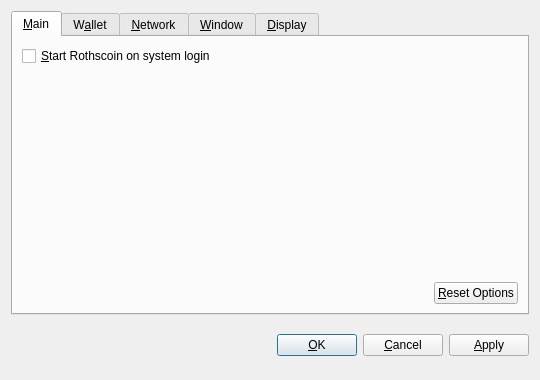
<?xml version="1.0" encoding="UTF-8"?>
<ui version="4.0">
 <class>OptionsDialog</class>
 <widget class="QDialog" name="OptionsDialog">
  <property name="geometry">
   <rect>
    <x>0</x>
    <y>0</y>
    <width>540</width>
    <height>380</height>
   </rect>
  </property>
  <property name="windowTitle">
   <string>Options</string>
  </property>
  <property name="modal">
   <bool>true</bool>
  </property>
  <layout class="QVBoxLayout" name="verticalLayout">
   <item>
    <widget class="QTabWidget" name="tabWidget">
     <property name="tabPosition">
      <enum>QTabWidget::North</enum>
     </property>
     <property name="currentIndex">
      <number>0</number>
     </property>
     <widget class="QWidget" name="tabMain">
      <attribute name="title">
       <string>&amp;Main</string>
      </attribute>
      <layout class="QVBoxLayout" name="verticalLayout_Main">
       <item>
        <widget class="QCheckBox" name="bitcoinAtStartup">
         <property name="toolTip">
          <string>Automatically start Rothscoin after logging in to the system.</string>
         </property>
         <property name="text">
          <string>&amp;Start Rothscoin on system login</string>
         </property>
        </widget>
       </item>
       <item>
        <spacer name="verticalSpacer_Main">
         <property name="orientation">
          <enum>Qt::Vertical</enum>
         </property>
         <property name="sizeHint" stdset="0">
          <size>
           <width>20</width>
           <height>40</height>
          </size>
         </property>
        </spacer>
       </item>
       <item>
        <layout class="QHBoxLayout" name="horizontalLayout_2_Main">
         <item>
          <spacer name="horizontalSpacer_2_Main">
           <property name="orientation">
            <enum>Qt::Horizontal</enum>
           </property>
           <property name="sizeHint" stdset="0">
            <size>
             <width>40</width>
             <height>20</height>
            </size>
           </property>
          </spacer>
         </item>
         <item>
          <widget class="QPushButton" name="resetButton">
           <property name="toolTip">
            <string>Reset all client options to default.</string>
           </property>
           <property name="text">
            <string>&amp;Reset Options</string>
           </property>
           <property name="autoDefault">
            <bool>false</bool>
           </property>
          </widget>
         </item>
        </layout>
       </item>
      </layout>
     </widget>
     <widget class="QWidget" name="tabWallet">
      <attribute name="title">
       <string>W&amp;allet</string>
      </attribute>
      <layout class="QVBoxLayout" name="verticalLayout_Network">
       <item>
        <widget class="QLabel" name="transactionFeeInfoLabel">
         <property name="text">
          <string>Optional transaction fee per kB that helps make sure your transactions are processed quickly. Most transactions are 1 kB.</string>
         </property>
         <property name="textFormat">
          <enum>Qt::PlainText</enum>
         </property>
         <property name="wordWrap">
          <bool>true</bool>
         </property>
        </widget>
       </item>
       <item>
        <layout class="QHBoxLayout" name="horizontalLayout_1_Main">
         <item>
          <widget class="QLabel" name="transactionFeeLabel">
           <property name="text">
            <string>Pay transaction &amp;fee</string>
           </property>
           <property name="textFormat">
            <enum>Qt::PlainText</enum>
           </property>
           <property name="buddy">
            <cstring>transactionFee</cstring>
           </property>
          </widget>
         </item>
         <item>
          <widget class="BitcoinAmountField" name="transactionFee"/>
         </item>
         <item>
          <spacer name="horizontalSpacer_1_Main">
           <property name="orientation">
            <enum>Qt::Horizontal</enum>
           </property>
           <property name="sizeHint" stdset="0">
            <size>
             <width>40</width>
             <height>20</height>
            </size>
           </property>
          </spacer>
         </item>
        </layout>
       </item>
       <item>
        <widget class="QLabel" name="label">
         <property name="text">
          <string>If you disable the spending of unconfirmed change, the change from a transaction cannot be used until that transaction has at least one confirmation. This also affects how your balance is computed.</string>
         </property>
         <property name="wordWrap">
          <bool>true</bool>
         </property>
        </widget>
       </item>
       <item>
        <widget class="QCheckBox" name="spendZeroConfChange">
         <property name="text">
          <string>Spend unconfirmed change  (experts only)</string>
         </property>
        </widget>
       </item>
       <item>
        <spacer name="verticalSpacer">
         <property name="orientation">
          <enum>Qt::Vertical</enum>
         </property>
         <property name="sizeHint" stdset="0">
          <size>
           <width>20</width>
           <height>40</height>
          </size>
         </property>
        </spacer>
       </item>
      </layout>
     </widget>
     <widget class="QWidget" name="tabNetwork">
      <attribute name="title">
       <string>&amp;Network</string>
      </attribute>
      <layout class="QVBoxLayout" name="verticalLayout_Network">
       <item>
        <widget class="QCheckBox" name="mapPortUpnp">
         <property name="toolTip">
          <string>Automatically open the Rothscoin client port on the router. This only works when your router supports UPnP and it is enabled.</string>
         </property>
         <property name="text">
          <string>Map port using &amp;UPnP</string>
         </property>
        </widget>
       </item>
       <item>
        <widget class="QCheckBox" name="connectSocks">
         <property name="toolTip">
          <string>Connect to the Rothscoin network through a SOCKS proxy (e.g. when connecting through Tor).</string>
         </property>
         <property name="text">
          <string>&amp;Connect through SOCKS proxy:</string>
         </property>
        </widget>
       </item>
       <item>
        <layout class="QHBoxLayout" name="horizontalLayout_Network">
         <item>
          <widget class="QLabel" name="proxyIpLabel">
           <property name="text">
            <string>Proxy &amp;IP:</string>
           </property>
           <property name="textFormat">
            <enum>Qt::PlainText</enum>
           </property>
           <property name="buddy">
            <cstring>proxyIp</cstring>
           </property>
          </widget>
         </item>
         <item>
          <widget class="QValidatedLineEdit" name="proxyIp">
           <property name="maximumSize">
            <size>
             <width>140</width>
             <height>16777215</height>
            </size>
           </property>
           <property name="toolTip">
            <string>IP address of the proxy (e.g. 127.0.0.1)</string>
           </property>
          </widget>
         </item>
         <item>
          <widget class="QLabel" name="proxyPortLabel">
           <property name="text">
            <string>&amp;Port:</string>
           </property>
           <property name="textFormat">
            <enum>Qt::PlainText</enum>
           </property>
           <property name="buddy">
            <cstring>proxyPort</cstring>
           </property>
          </widget>
         </item>
         <item>
          <widget class="QLineEdit" name="proxyPort">
           <property name="maximumSize">
            <size>
             <width>55</width>
             <height>16777215</height>
            </size>
           </property>
           <property name="toolTip">
            <string>Port of the proxy (e.g. 9050)</string>
           </property>
          </widget>
         </item>
         <item>
          <widget class="QLabel" name="socksVersionLabel">
           <property name="text">
            <string>SOCKS &amp;Version:</string>
           </property>
           <property name="textFormat">
            <enum>Qt::PlainText</enum>
           </property>
           <property name="buddy">
            <cstring>socksVersion</cstring>
           </property>
          </widget>
         </item>
         <item>
          <widget class="QValueComboBox" name="socksVersion">
           <property name="toolTip">
            <string>SOCKS version of the proxy (e.g. 5)</string>
           </property>
          </widget>
         </item>
         <item>
          <spacer name="horizontalSpacer_Network">
           <property name="orientation">
            <enum>Qt::Horizontal</enum>
           </property>
           <property name="sizeHint" stdset="0">
            <size>
             <width>40</width>
             <height>20</height>
            </size>
           </property>
          </spacer>
         </item>
        </layout>
       </item>
       <item>
        <spacer name="verticalSpacer_Network">
         <property name="orientation">
          <enum>Qt::Vertical</enum>
         </property>
         <property name="sizeHint" stdset="0">
          <size>
           <width>20</width>
           <height>40</height>
          </size>
         </property>
        </spacer>
       </item>
      </layout>
     </widget>
     <widget class="QWidget" name="tabWindow">
      <attribute name="title">
       <string>&amp;Window</string>
      </attribute>
      <layout class="QVBoxLayout" name="verticalLayout_Window">
       <item>
        <widget class="QCheckBox" name="minimizeToTray">
         <property name="toolTip">
          <string>Show only a tray icon after minimizing the window.</string>
         </property>
         <property name="text">
          <string>&amp;Minimize to the tray instead of the taskbar</string>
         </property>
        </widget>
       </item>
       <item>
        <widget class="QCheckBox" name="minimizeOnClose">
         <property name="toolTip">
          <string>Minimize instead of exit the application when the window is closed. When this option is enabled, the application will be closed only after selecting Quit in the menu.</string>
         </property>
         <property name="text">
          <string>M&amp;inimize on close</string>
         </property>
        </widget>
       </item>
       <item>
        <spacer name="verticalSpacer_Window">
         <property name="orientation">
          <enum>Qt::Vertical</enum>
         </property>
         <property name="sizeHint" stdset="0">
          <size>
           <width>20</width>
           <height>40</height>
          </size>
         </property>
        </spacer>
       </item>
      </layout>
     </widget>
     <widget class="QWidget" name="tabDisplay">
      <attribute name="title">
       <string>&amp;Display</string>
      </attribute>
      <layout class="QVBoxLayout" name="verticalLayout_Display">
       <item>
        <layout class="QHBoxLayout" name="horizontalLayout_1_Display">
         <item>
          <widget class="QLabel" name="langLabel">
           <property name="text">
            <string>User Interface &amp;language:</string>
           </property>
           <property name="textFormat">
            <enum>Qt::PlainText</enum>
           </property>
           <property name="buddy">
            <cstring>lang</cstring>
           </property>
          </widget>
         </item>
         <item>
          <widget class="QValueComboBox" name="lang">
           <property name="toolTip">
            <string>The user interface language can be set here. This setting will take effect after restarting Rothscoin.</string>
           </property>
          </widget>
         </item>
        </layout>
       </item>
       <item>
        <layout class="QHBoxLayout" name="horizontalLayout_2_Display">
         <item>
          <widget class="QLabel" name="unitLabel">
           <property name="text">
            <string>&amp;Unit to show amounts in:</string>
           </property>
           <property name="textFormat">
            <enum>Qt::PlainText</enum>
           </property>
           <property name="buddy">
            <cstring>unit</cstring>
           </property>
          </widget>
         </item>
         <item>
          <widget class="QValueComboBox" name="unit">
           <property name="toolTip">
            <string>Choose the default subdivision unit to show in the interface and when sending coins.</string>
           </property>
          </widget>
         </item>
        </layout>
       </item>
       <item>
        <widget class="QCheckBox" name="displayAddresses">
         <property name="toolTip">
          <string>Whether to show Rothscoin addresses in the transaction list or not.</string>
         </property>
         <property name="text">
          <string>&amp;Display addresses in transaction list</string>
         </property>
        </widget>
       </item>
       <item>
        <widget class="QCheckBox" name="coinControlFeatures">
         <property name="toolTip">
          <string>Whether to show coin control features or not.</string>
         </property>
         <property name="text">
          <string>Display coin &amp;control features (experts only!)</string>
         </property>
        </widget>
       </item>
       <item>
        <spacer name="verticalSpacer_Display">
         <property name="orientation">
          <enum>Qt::Vertical</enum>
         </property>
         <property name="sizeHint" stdset="0">
          <size>
           <width>20</width>
           <height>40</height>
          </size>
         </property>
        </spacer>
       </item>
      </layout>
     </widget>
    </widget>
   </item>
   <item>
    <layout class="QHBoxLayout" name="horizontalLayout_Buttons">
     <item>
      <spacer name="horizontalSpacer_1">
       <property name="orientation">
        <enum>Qt::Horizontal</enum>
       </property>
       <property name="sizeHint" stdset="0">
        <size>
         <width>40</width>
         <height>48</height>
        </size>
       </property>
      </spacer>
     </item>
     <item>
      <widget class="QLabel" name="statusLabel">
       <property name="font">
        <font>
         <weight>75</weight>
         <bold>true</bold>
        </font>
       </property>
       <property name="text">
        <string/>
       </property>
       <property name="textFormat">
        <enum>Qt::PlainText</enum>
       </property>
       <property name="wordWrap">
        <bool>true</bool>
       </property>
      </widget>
     </item>
     <item>
      <spacer name="horizontalSpacer_2">
       <property name="orientation">
        <enum>Qt::Horizontal</enum>
       </property>
       <property name="sizeHint" stdset="0">
        <size>
         <width>40</width>
         <height>48</height>
        </size>
       </property>
      </spacer>
     </item>
     <item>
      <widget class="QPushButton" name="okButton">
       <property name="text">
        <string>&amp;OK</string>
       </property>
      </widget>
     </item>
     <item>
      <widget class="QPushButton" name="cancelButton">
       <property name="text">
        <string>&amp;Cancel</string>
       </property>
       <property name="autoDefault">
        <bool>false</bool>
       </property>
      </widget>
     </item>
     <item>
      <widget class="QPushButton" name="applyButton">
       <property name="text">
        <string>&amp;Apply</string>
       </property>
       <property name="autoDefault">
        <bool>false</bool>
       </property>
      </widget>
     </item>
    </layout>
   </item>
  </layout>
 </widget>
 <customwidgets>
  <customwidget>
   <class>BitcoinAmountField</class>
   <extends>QSpinBox</extends>
   <header>bitcoinamountfield.h</header>
  </customwidget>
  <customwidget>
   <class>QValueComboBox</class>
   <extends>QComboBox</extends>
   <header>qvaluecombobox.h</header>
  </customwidget>
  <customwidget>
   <class>QValidatedLineEdit</class>
   <extends>QLineEdit</extends>
   <header>qvalidatedlineedit.h</header>
  </customwidget>
 </customwidgets>
 <resources/>
 <connections/>
</ui>
